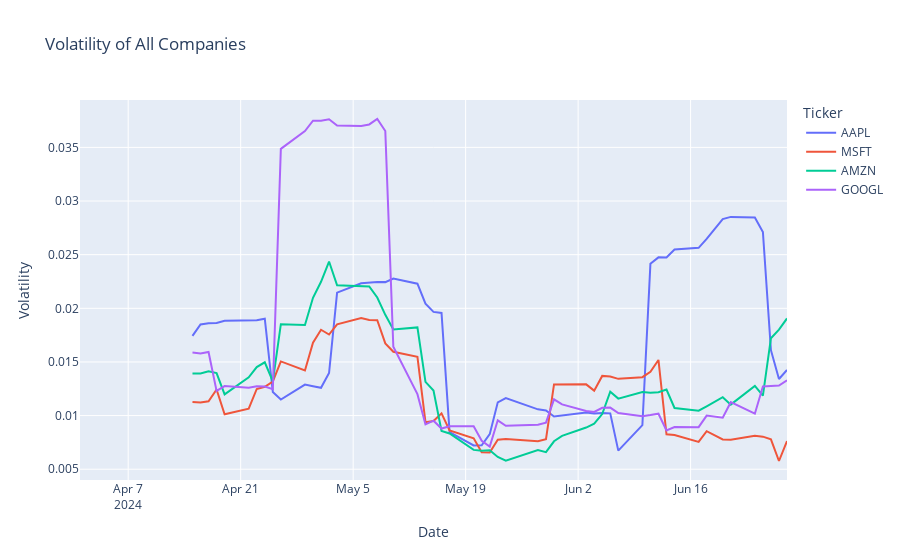

Source (notebook cell):
### Code cell
df['Volatility'] = df.groupby('Ticker')['Close'].pct_change().rolling(window=10).std().reset_index(0, drop=True)
fig = px.line(df, x='Date', y='Volatility',
              color='Ticker',
              title='Volatility of All Companies')
fig.show()
